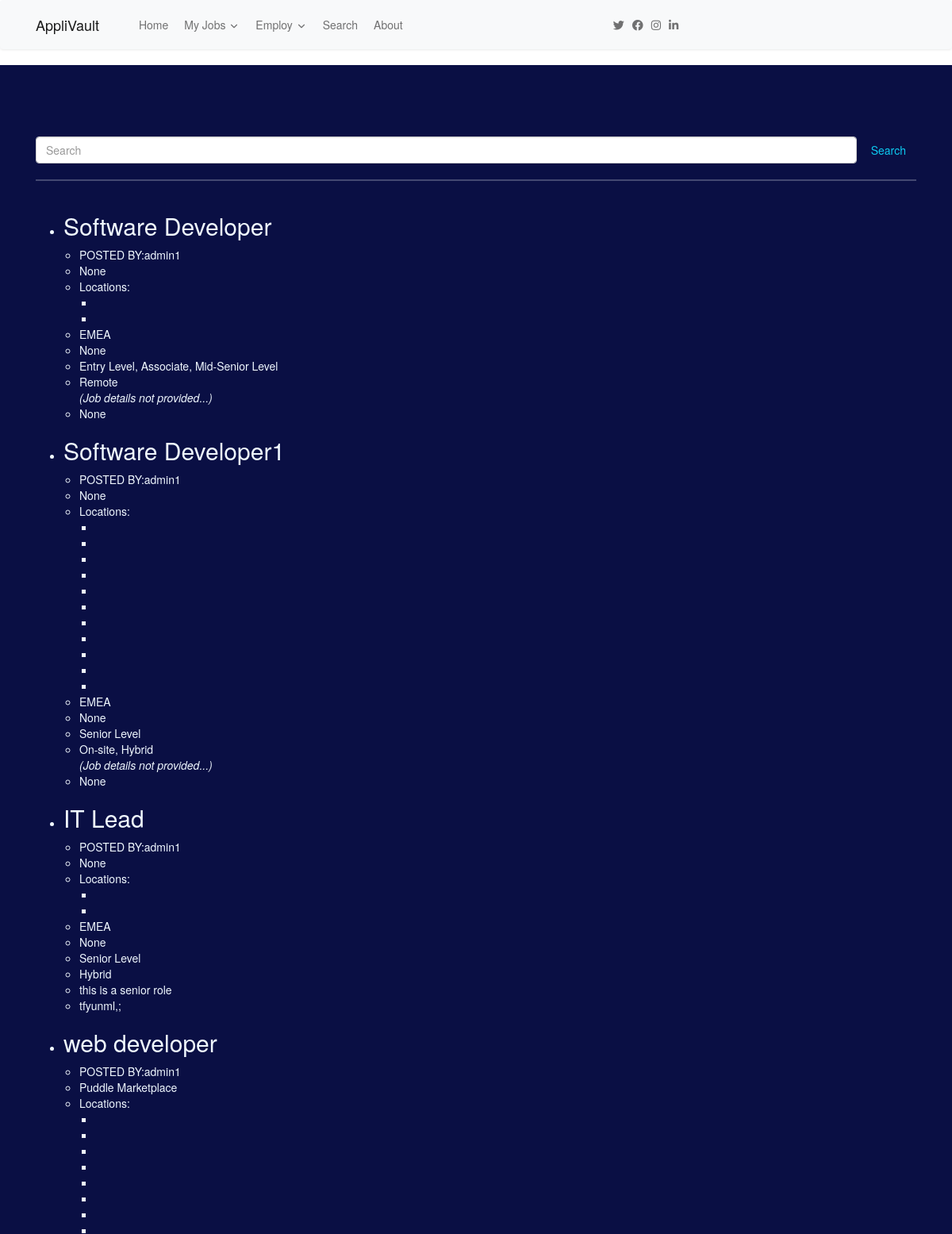
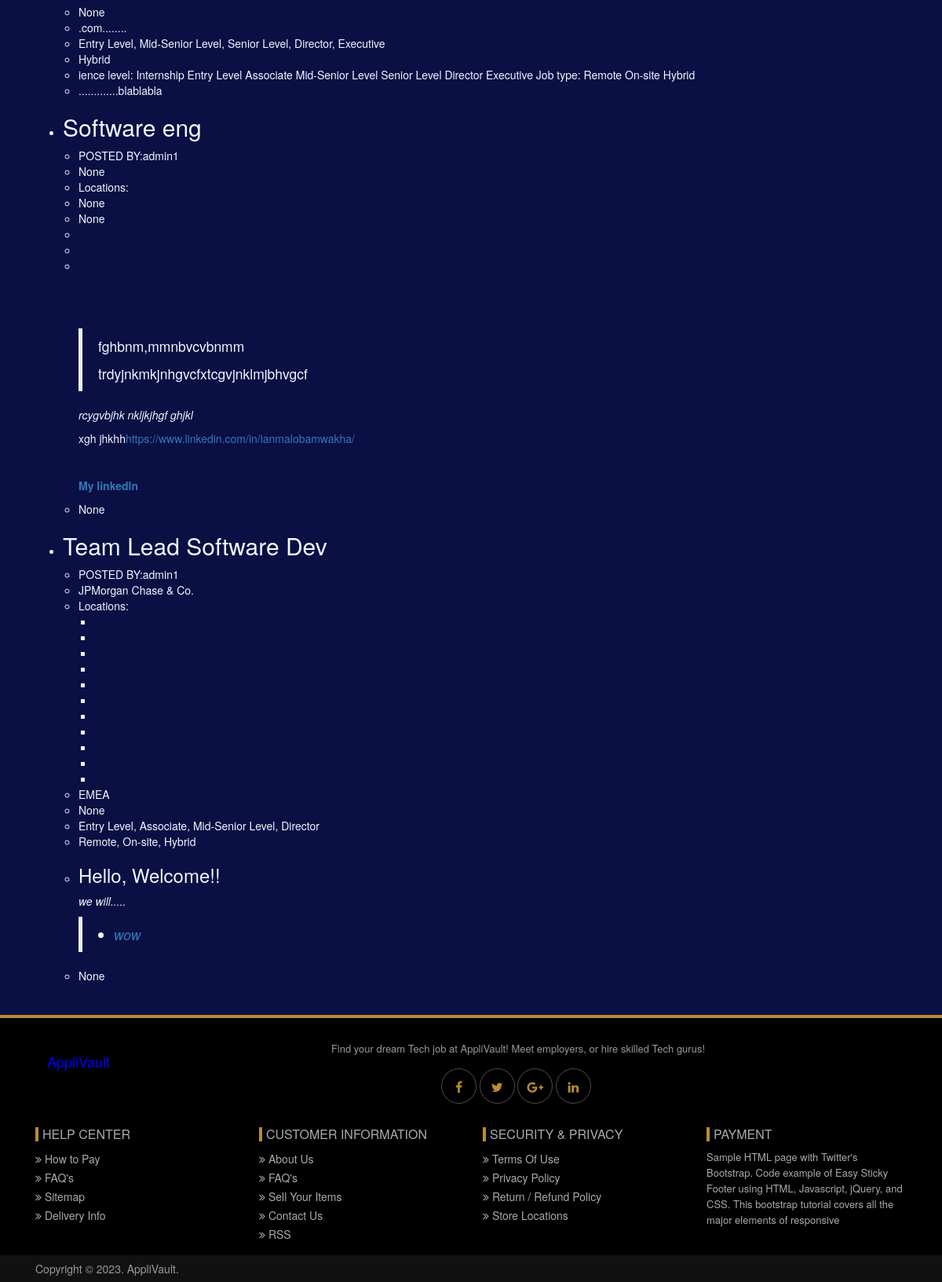
The app's page /search/ with its own data (2 pictures, top to bottom).
### job/models.py (models this page shows, shortened)
class Job(models.Model):
    job_name = models.CharField(max_length=125)
    job_poster = models.ForeignKey(User, on_delete=models.CASCADE, null=True)
    company_name = models.CharField(max_length=100, blank=True, null=True)
    company_website_link = models.CharField(max_length=500, blank=True, null=True)
    job_location = CountryField(blank_label="(Select Countries)",multiple=True, blank=True)
    job_alternative_location = models.CharField(max_length=250, blank=True, null=True)
    EXPERIENCE_LEVEL_CHOICES = (
        ('Internship', 'Internship'),
        ('Entry Level', 'Entry Level'),
        ('Associate', 'Associate'),
        ('Mid-Senior Level', 'Mid-Senior Level'),
        ('Senior Level', 'Senior Level'),
        ('Director', 'Director'),
        ('Executive', 'Executive')
    )
    experience_level = MultiSelectField(max_length=125, choices=EXPERIENCE_LEVEL_CHOICES, blank=True)
    JOB_TYPE_CHOICES = (
        ('Remote', 'Remote'),
        ('On-site', 'On-site'),
        ('Hybrid', 'Hybrid')
    )
    job_type = MultiSelectField(max_length=125, choices=JOB_TYPE_CHOICES, blank=True)
    job_details = CKEditor5Field(null=True, blank=True)
    job_salary = models.CharField(max_length=100, blank=True, null=True)
    job_application_link = models.CharField(max_length=125, blank=True, null=True)

### core/views.py (the view, shortened to what this page needs)
# urls.py: path('search/', views.search, name="search"),
def search(request):
    if request.method == 'GET':
        query = request.GET.get('query')
    jobs = Job.objects.all()
    return render(request, "core/search_jobs.html", {
        'jobs': jobs,
    })

### core/templates/core/search_jobs.html (shortened to what this page needs)
{% extends 'core/base.html' %}
{% block content %}
<div>
    <div  style="background-color: rgb(10, 15, 68); color: aliceblue;">
        <div class="container py-5">
            <br><br><br>
            <form action="{% url 'search' %}" method="get" class="d-flex">
                <input class="form-control me-2" type="search" name="query" placeholder="Search" aria-label="Search">
                <button class="btn btn-outline-info" type="submit">Search</button>
            </form>
           <hr>
           <div class="container">
            {% for job in jobs %}
              <ul>
                 <li>
                    <h2>{{ job.job_name }}</h2>
                    <ul>
                       <li>POSTED BY:{{ job.job_poster }}</li>
                       <li>{{ job.company_name }}</li>
                       <li>Locations:</li>
                          <ul>
                             {% for location in job.job_location %}
                                <li>{{ location.name }}</li>
                             {% endfor %}
                          </ul>
                       <li>{{ job.job_alternative_location }}</li>
                       <li>{{ job.company_website_link }}</li>
                       <li>{{ job.experience_level }}</li>
                       <li>{{ job.job_type }}</li>
                       {% if job.job_details %}
                          <li>{{ job.job_details|safe }}</li>
                       {% else %}
                          <i>(Job details not provided...)</i>
                       {% endif %}
                          <li>{{ job.job_application_link }}</li>
                    </ul>
                 </li>
              </ul>
            {% endfor %}
           </div>
        </div>
     </div>
</div>
{% endblock %}

### records on screen
Job: job_name "Software Developer", job_poster "admin1", company_name "None", job_alternative_location "EMEA", company_website_link "None", experience_level "Entry Level, Associate, Mid-Senior Level", job_type "Remote", job_details "(Job details not provided...)", job_application_link "None"
Job: job_name "Software Developer1", job_poster "admin1", company_name "None", job_alternative_location "EMEA", company_website_link "None", experience_level "Senior Level", job_type "On-site, Hybrid", job_details "(Job details not provided...)", job_application_link "None"
Job: job_name "IT Lead", job_poster "admin1", company_name "None", job_alternative_location "EMEA", company_website_link "None", experience_level "Senior Level", job_type "Hybrid", job_details "this is a senior role", job_application_link "tfyunml,;"
Job: job_name "web developer", job_poster "admin1", company_name "Puddle Marketplace", job_alternative_location "None", company_website_link ".com........", experience_level "Entry Level, Mid-Senior Level, Senior Level, Director, Executive", job_type "Hybrid", job_details "ience level: Internship Entry Level Associate Mid-Senior Level Senior Level Director Executive Job type: Remote On-site Hybrid", job_application_link ".............blablabla"
Job: job_name "Software eng", job_poster "admin1", company_name "None", job_alternative_location "None", company_website_link "None", job_details "fghbnm,mmnbvcvbnmm trdyjnkmkjnhgvcfxtcgvjnklmjbhvgcf rcygvbjhk nkljkjhgf ghjkl xgh jhkhh https://www.linkedin.com/in/ianmalobamwakha/ My linkedln", job_application_link "None"
Job: job_name "Team Lead Software Dev", job_poster "admin1", company_name "JPMorgan Chase & Co.", job_alternative_location "EMEA", company_website_link "None", experience_level "Entry Level, Associate, Mid-Senior Level, Director", job_type "Remote, On-site, Hybrid", job_details "Hello, Welcome!! we will..... wow", job_application_link "None"
